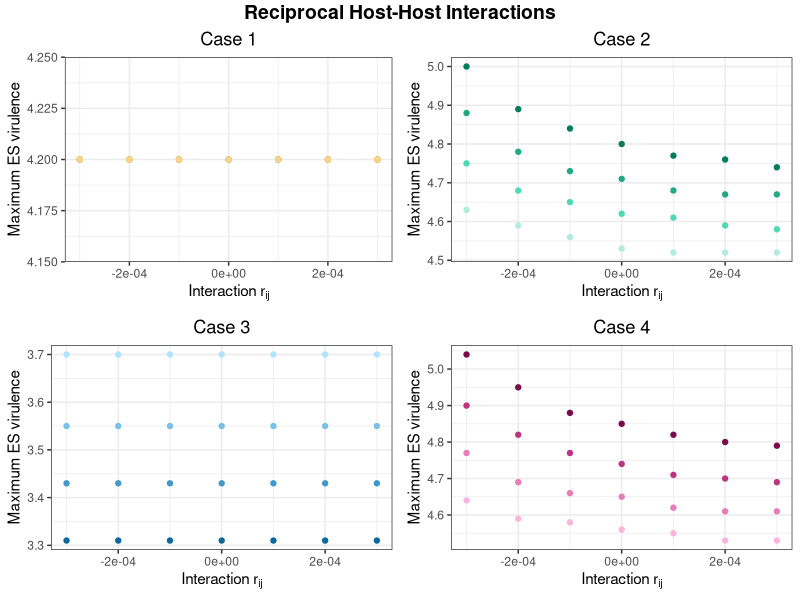
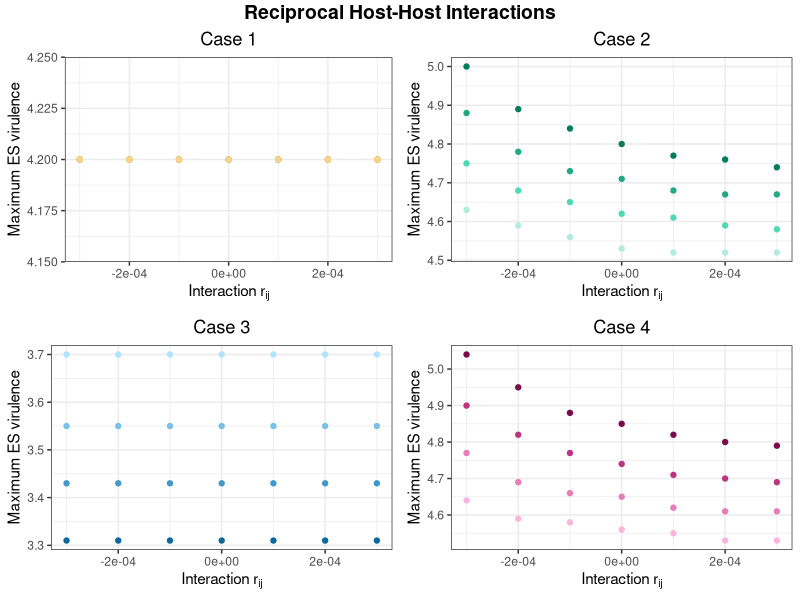

Recreate these plots in R, in order.
library(ggplot2)
library(ggpubr)
#Figure for raw data of reciprocal, symmetric interactions
onwardtrans_recip<- read.table(header = TRUE, text = "
 n      high	highmed  medlow low
-0.0003	3.31	3.43	3.55	3.7
-0.0002	3.31	3.43	3.55	3.7
-0.0001	3.31	3.43	3.55	3.7
0	3.31	3.43	3.55	3.7
0.0001	3.31	3.43	3.55	3.7
0.0002	3.31	3.43	3.55	3.7
0.0003	3.31	3.43	3.55	3.7
")

cbPalette <- c("#999999", "#E69F00", "#56B4E9", "#009E73", "#F0E442", "#0072B2", "#D55E00", "#CC79A7")

onwardrecip <- ggplot(data = onwardtrans_recip, aes(x = n)) +
  scale_colour_manual(values=cbPalette)+
  geom_point(aes(y = high), color = "#0C689C") + 
  geom_point(aes(y = highmed), color = "#4199CA") +
  geom_point(aes(y = medlow), color = "#78C0E8") + 
  geom_point(aes(y = low), color = "#B2E3FE") +
  ggtitle("Case 3")+
  theme_bw()+
  theme(plot.title = element_text(hjust = 0.5))+
  labs(x = expression("Interaction r"["ij"])) + ylab("Maximum ES virulence")


suscep_recip<- read.table(header = TRUE, text = "
 n      high	highmed  medlow low
-0.0003	4.2	4.2	4.2	4.2
-0.0002	4.2	4.2	4.2	4.2
-0.0001	4.2	4.2	4.2	4.2
0	4.2	4.2	4.2	4.2
0.0001	4.2	4.2	4.2	4.2
0.0002	4.2	4.2	4.2	4.2
0.0003	4.2	4.2	4.2	4.2
")

susceprecip <- ggplot(data = suscep_recip, aes(x = n)) +
  scale_colour_manual(values=cbPalette)+
  geom_point(aes(y = high), color = "#AB7703") + 
  geom_point(aes(y = highmed), color = "#D3A235") +
  geom_point(aes(y = medlow), color = "#E7BE63") + 
  geom_point(aes(y = low), color = "#F5D58E") +
  ggtitle("Case 1")+
  theme_bw()+
  theme(plot.title = element_text(hjust = 0.5))+
  labs(x = expression("Interaction r"["ij"])) + ylab("Maximum ES virulence")

excessdeath_recip<- read.table(header = TRUE, text = "
 n      high	highmed  medlow low
-0.0003	5.04	4.9	4.77	4.64
-0.0002	4.95	4.82	4.69	4.59
-0.0001	4.88	4.77	4.66	4.58
0	4.85	4.74	4.65	4.56
0.0001	4.82	4.71	4.62	4.55
0.0002	4.8	4.7	4.61	4.53
0.0003	4.79	4.69	4.61	4.53
")

excessdeathrecip <- ggplot(data = excessdeath_recip, aes(x = n)) +
  scale_colour_manual(values=cbPalette)+
  geom_point(aes(y = high), color = "#7B0A49") + 
  geom_point(aes(y = highmed), color = "#BE3481") +
  geom_point(aes(y = medlow), color = "#E87BB8") + 
  geom_point(aes(y = low), color = "#FBB5DC") +
  ggtitle("Case 4")+
  theme_bw()+
  theme(plot.title = element_text(hjust = 0.5))+
  labs(x = expression("Interaction r"["ij"])) + ylab("Maximum ES virulence")

growth_recip<- read.table(header = TRUE, text = "
 n      high	highmed  medlow low
-0.0003	5	4.88	4.75	4.63
-0.0002	4.89	4.78	4.68	4.59
-0.0001	4.84	4.73	4.65	4.56
0	4.8	4.71	4.62	4.53
0.0001	4.77	4.68	4.61	4.52
0.0002	4.76	4.67	4.59	4.52
0.0003	4.74	4.67	4.58	4.52
")

growthrecip <- ggplot(data = growth_recip, aes(x = n)) +
  scale_colour_manual(values=cbPalette)+
  geom_point(aes(y = high), color = "#017D5B") + 
  geom_point(aes(y = highmed), color = "#20A984") +
  geom_point(aes(y = medlow), color = "#4ED8B3") + 
  geom_point(aes(y = low), color = "#B3EBDC") +
  ggtitle("Case 2")+
  theme_bw()+
  theme(plot.title = element_text(hjust = 0.5))+
  labs(x = expression("Interaction r"["ij"])) + ylab("Maximum ES virulence")



figure1 <- ggarrange(susceprecip, growthrecip, onwardrecip, excessdeathrecip,
                     ncol = 2, nrow = 2)
figure1 <-annotate_figure(figure1, 
                          top = text_grob("Reciprocal Host-Host Interactions", face = "bold", size = 14))
print(figure1)
ggsave(file = "SFig_Recip_Symm.eps")    